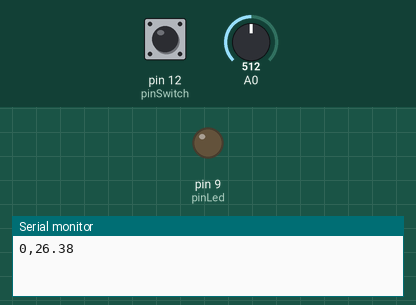
This sketch was run on a simulated Arduino Uno, built with avr-gcc and run on an emulated ATmega328P. On the bench: output pins drawn as LEDs (lit = HIGH), the last lines printed to the serial monitor. The test bench sets the inputs (shaded band); at power-on: pin 12 (pinSwitch) LOW, A0 = 512.

Above: at 1.8 s.
1.9 s: pin 12 (pinSwitch) pulled HIGH for 1.2 s
At 3.3 s:
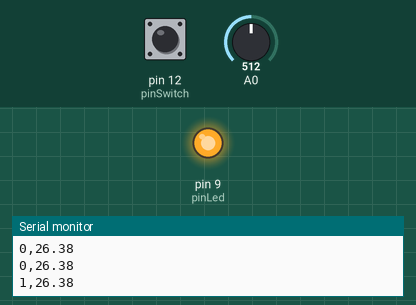
6.5 s: A0 set to 37
8.0 s: A0 set to 32
11.5 s: pin 12 (pinSwitch) pulled HIGH for 3.2 s
At 16.5 s:
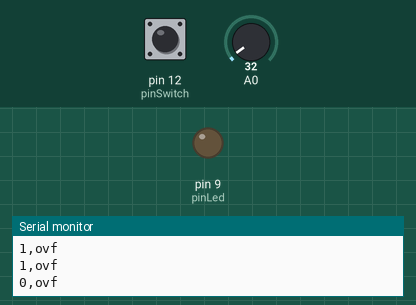
Timing chart, 0 to 18.0 s (numbered marks = the images above; inputs shaded):
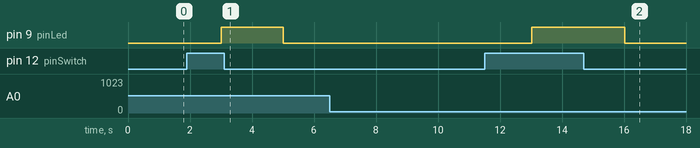

The sketch:

oljypoltin_arduino.ino
```cpp
const int pinSwitch = 12; //Pin Reed

const int pinLed = 9; //Pin LED


int StatoSwitch = 0;

void setup()

{
  Serial.begin(9600);

  pinMode(pinLed, OUTPUT);

  pinMode(pinSwitch, INPUT);

}

void loop()

{

  StatoSwitch = digitalRead(pinSwitch);

  int sensorValue = analogRead(A0);
  float voltage = sensorValue * (5.0 / 1023.0);

  float Rntc = 10*((5/voltage)-1);

  float t = (1.042*pow(10.0f,-5.0f)*pow(Rntc,6.0f)) - (9.749*pow(10.0f,-4.0f)*pow(Rntc,5.0f)) +
        (3.608*pow(10.0f,-2.0f)*pow(Rntc,4.0f)) - (6.751*pow(10.0f,-1.0f)*pow(Rntc,3.0f)) +
        (6.808*pow(Rntc,2.0f)) - (3.803*10*Rntc) + (1.272*pow(10.0f,2.0f));

  delay(1000);

  if (StatoSwitch == HIGH)

  {

    Serial.print("1,");
    Serial.println(t);
    digitalWrite(pinLed, HIGH);

  }

  else

  {
    Serial.print("0,");
    Serial.println(t);
    digitalWrite(pinLed, LOW);

  }
}
```

Measured:
- after the input at 1.9 s, pin 9 (pinLed): LOW → HIGH after 1.1 s, → LOW 2.0 s later
- after the input at 11.5 s, pin 9 (pinLed): LOW → HIGH after 1.5 s, → LOW 3.0 s later
